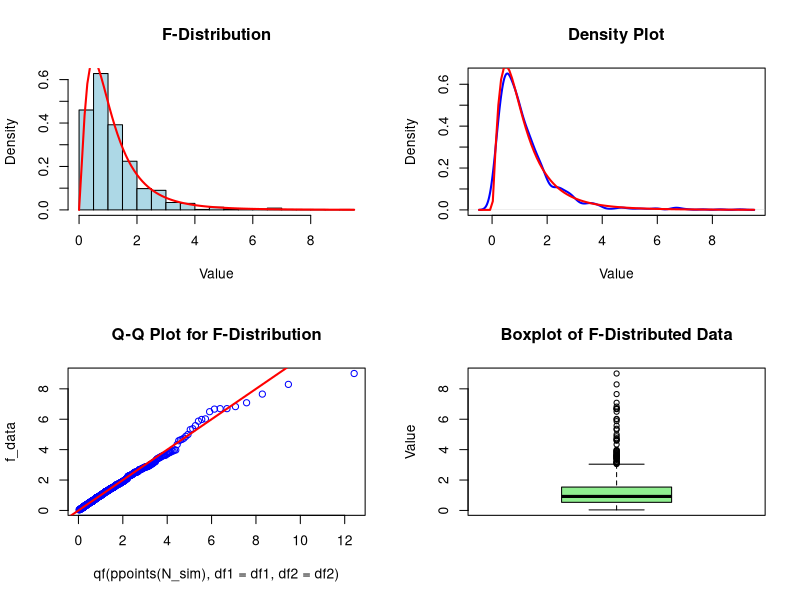

Write R code to recreate this figure.
# Parameters
df1 <- 5                 # First chi-square degrees of freedom
df2 <- 10                # Second chi-square degrees of freedom
N_sim <- 1000            # Number of simulations

# Generate F-distributed data
set.seed(123)             # Set seed for reproducible results

chi2_1 <- rchisq(N_sim, df = df1)   # Generate 1000 chi-square values (df = 5)
chi2_2 <- rchisq(N_sim, df = df2)   # Generate 1000 chi-square values (df = 10)

# F = (Chi-square 1 / df1) / (Chi-square 2 / df2)
f_data <- (chi2_1 / df1) / (chi2_2 / df2)   # Generate F-distributed data


# Graphical Output
par(mfrow = c(2, 2))       # Arrange 4 plots in 2 × 2 layout


# Histogram
hist(f_data,
     breaks = 30,           # Number of histogram intervals
     col = "lightblue",     # Histogram color
     probability = TRUE,    # Use density scale
     main = "F-Distribution", # Plot title
     xlab = "Value")        # X-axis label

curve(df(x, df1 = df1, df2 = df2),
      add = TRUE,            # Add curve to histogram
      col = "red",           # Curve color
      lwd = 2)               # Curve line width


# Density Plot
plot(density(f_data),
     col = "blue",           # Density curve color
     lwd = 2,                # Curve line width
     main = "Density Plot",  # Plot title
     xlab = "Value")         # X-axis label

curve(df(x, df1 = df1, df2 = df2),
      add = TRUE,            # Add theoretical F curve
      col = "red",
      lwd = 2)


# Q-Q Plot
qqplot(qf(ppoints(N_sim), df1 = df1, df2 = df2),
       f_data,               # Compare theoretical and simulated values
       main = "Q-Q Plot for F-Distribution",
       col = "blue")

abline(0, 1,                # Add reference line y = x
       col = "red",
       lwd = 2)


# Boxplot
boxplot(f_data,
        col = "lightgreen",  # Boxplot color
        main = "Boxplot of F-Distributed Data",
        ylab = "Value")      # Y-axis label
